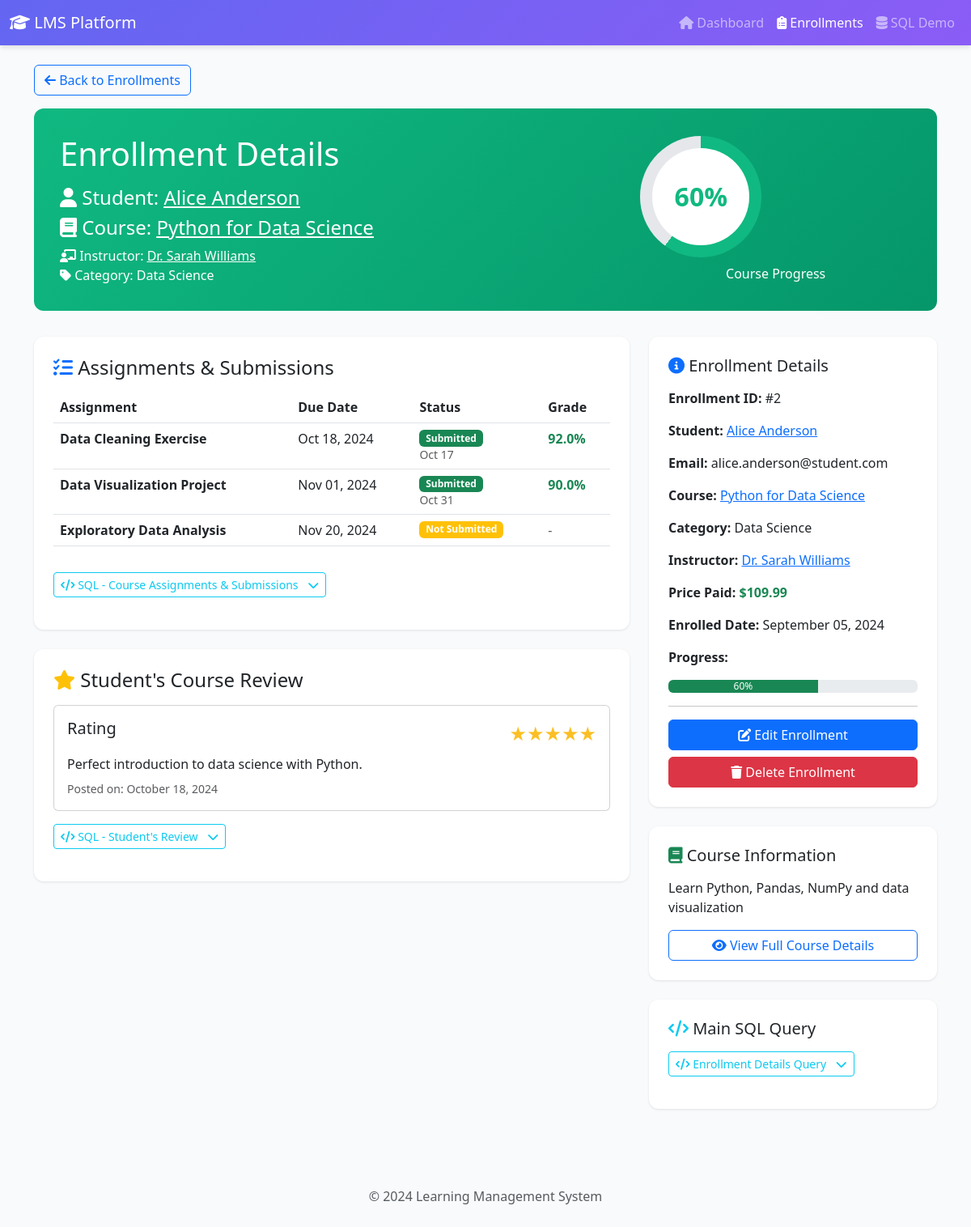
The app's page /view_enrollment.php?id=2 with its own data.
### tables this page shows
CREATE TABLE enrollments (
    enrollment_id INT PRIMARY KEY AUTO_INCREMENT,
    student_id INT NOT NULL,
    course_id INT NOT NULL,
    enrolled_at TIMESTAMP DEFAULT CURRENT_TIMESTAMP,
    progress INT DEFAULT 0,
    FOREIGN KEY (student_id) REFERENCES users(user_id) ON DELETE CASCADE ON UPDATE CASCADE,
    FOREIGN KEY (course_id) REFERENCES courses(course_id) ON DELETE CASCADE ON UPDATE CASCADE,
    UNIQUE KEY unique_enrollment (student_id, course_id),
    INDEX idx_student (student_id),
    INDEX idx_course (course_id)
);

CREATE TABLE users (
    user_id INT PRIMARY KEY AUTO_INCREMENT,
    name VARCHAR(100) NOT NULL,
    email VARCHAR(100) UNIQUE NOT NULL,
    password VARCHAR(255) NOT NULL,
    role ENUM('student', 'instructor', 'admin') DEFAULT 'student',
    created_at TIMESTAMP DEFAULT CURRENT_TIMESTAMP,
    INDEX idx_email (email),
    INDEX idx_role (role)
);

CREATE TABLE courses (
    course_id INT PRIMARY KEY AUTO_INCREMENT,
    title VARCHAR(200) NOT NULL,
    description TEXT,
    price DECIMAL(10, 2) DEFAULT 0.00,
    category_id INT NOT NULL,
    instructor_id INT NOT NULL,
    created_at TIMESTAMP DEFAULT CURRENT_TIMESTAMP,
    FOREIGN KEY (category_id) REFERENCES course_categories(category_id) ON DELETE RESTRICT ON UPDATE CASCADE,
    FOREIGN KEY (instructor_id) REFERENCES users(user_id) ON DELETE RESTRICT ON UPDATE CASCADE,
    INDEX idx_category (category_id),
    INDEX idx_instructor (instructor_id),
    INDEX idx_title (title)
);

CREATE TABLE course_categories (
    category_id INT PRIMARY KEY AUTO_INCREMENT,
    name VARCHAR(100) UNIQUE NOT NULL,
    INDEX idx_name (name)
);

CREATE TABLE submissions (
    submission_id INT PRIMARY KEY AUTO_INCREMENT,
    assignment_id INT NOT NULL,
    student_id INT NOT NULL,
    submitted_at TIMESTAMP DEFAULT CURRENT_TIMESTAMP,
    grade DECIMAL(5, 2),
    FOREIGN KEY (assignment_id) REFERENCES assignments(assignment_id) ON DELETE CASCADE ON UPDATE CASCADE,
    FOREIGN KEY (student_id) REFERENCES users(user_id) ON DELETE CASCADE ON UPDATE CASCADE,
    INDEX idx_assignment (assignment_id),
    INDEX idx_student (student_id)
);

CREATE TABLE assignments (
    assignment_id INT PRIMARY KEY AUTO_INCREMENT,
    course_id INT NOT NULL,
    title VARCHAR(200) NOT NULL,
    description TEXT,
    due_date DATETIME,
    FOREIGN KEY (course_id) REFERENCES courses(course_id) ON DELETE CASCADE ON UPDATE CASCADE,
    INDEX idx_course (course_id),
    INDEX idx_due_date (due_date)
);

CREATE TABLE reviews (
    review_id INT PRIMARY KEY AUTO_INCREMENT,
    course_id INT NOT NULL,
    student_id INT NOT NULL,
    rating INT NOT NULL CHECK (
        rating >= 1
        AND rating <= 5
    ),
    comment TEXT,
    created_at TIMESTAMP DEFAULT CURRENT_TIMESTAMP,
    FOREIGN KEY (course_id) REFERENCES courses(course_id) ON DELETE CASCADE ON UPDATE CASCADE,
    FOREIGN KEY (student_id) REFERENCES users(user_id) ON DELETE CASCADE ON UPDATE CASCADE,
    INDEX idx_course (course_id),
    INDEX idx_student (student_id),
    INDEX idx_rating (rating)
);

### view_enrollment.php (the view, shortened to what this page needs)
<?php
require_once 'includes/sql_display.php';
$database = new Database();
$conn = $database->getConnection();
$enrollment_id = isset($_GET['id']) ? $_GET['id'] : 0;
$enrollment_sql = "SELECT
            e.*,
            u.name as student_name,
            u.email as student_email,
            u.user_id as student_id,
            c.title as course_title,
            c.description as course_description,
            c.price,
            c.course_id,
            inst.name as instructor_name,
            inst.user_id as instructor_id,
            cat.name as category_name
        FROM enrollments e
        INNER JOIN users u ON e.student_id = u.user_id
        INNER JOIN courses c ON e.course_id = c.course_id
        INNER JOIN users inst ON c.instructor_id = inst.user_id
        INNER JOIN course_categories cat ON c.category_id = cat.category_id
        WHERE e.enrollment_id = :id";
$stmt = $conn->prepare($enrollment_sql);
$stmt->execute([':id' => $enrollment_id]);
$enrollment = $stmt->fetch();
$assignments_sql = "SELECT
            a.assignment_id,
            a.title,
            a.due_date,
            s.submission_id,
            s.submitted_at,
            s.grade
        FROM assignments a
        LEFT JOIN submissions s ON a.assignment_id = s.assignment_id
            AND s.student_id = :student_id
        WHERE a.course_id = :course_id
        ORDER BY a.due_date ASC";
$stmt = $conn->prepare($assignments_sql);
$stmt->execute([
    ':student_id' => $enrollment['student_id'],
    ':course_id' => $enrollment['course_id']
]);
$assignments = $stmt->fetchAll();
$review_sql = "SELECT * FROM reviews
        WHERE student_id = :student_id AND course_id = :course_id";
$stmt = $conn->prepare($review_sql);
$stmt->execute([
    ':student_id' => $enrollment['student_id'],
    ':course_id' => $enrollment['course_id']
]);
$review = $stmt->fetch();
?>
<!DOCTYPE html>
<html lang="en">
<head>
    <link href="https://cdn.jsdelivr.net/npm/bootstrap@5.3.0/dist/css/bootstrap.min.css" rel="stylesheet">
    <link href="https://cdnjs.cloudflare.com/ajax/libs/font-awesome/6.4.0/css/all.min.css" rel="stylesheet">
</head>
<body>
    <nav class="navbar navbar-expand-lg navbar-dark">
        <div class="container-fluid">
            <a class="navbar-brand" href="index.php"><i class="fas fa-graduation-cap"></i> LMS Platform</a>
            <div class="collapse navbar-collapse" id="navbarNav">
                <ul class="navbar-nav ms-auto">
                    <li class="nav-item"><a class="nav-link" href="index.php"><i class="fas fa-home"></i> Dashboard</a>
                    </li>
                    <li class="nav-item"><a class="nav-link active" href="enrollments.php"><i
                                class="fas fa-clipboard-list"></i> Enrollments</a></li>
                    <li class="nav-item"><a class="nav-link" href="sql_operations.php"><i class="fas fa-database"></i>
                            SQL Demo</a></li>
                </ul>
            </div>
        </div>
    </nav>
    <div class="container mt-4">
        <div class="mb-3">
            <a href="enrollments.php" class="btn btn-outline-primary"><i class="fas fa-arrow-left"></i> Back to
                Enrollments</a>
        </div>
        <div class="enrollment-header">
            <div class="row align-items-center">
                <div class="col-md-8">
                    <h1 class="mb-3">Enrollment Details</h1>
                    <h4><i class="fas fa-user"></i> Student: <a
                            href="view_user.php?id=<?php echo $enrollment['student_id']; ?>"
                            class="text-white"><u><?php echo htmlspecialchars($enrollment['student_name']); ?></u></a>
                    </h4>
                    <h4><i class="fas fa-book"></i> Course: <a
                            href="view_course.php?id=<?php echo $enrollment['course_id']; ?>"
                            class="text-white"><u><?php echo htmlspecialchars($enrollment['course_title']); ?></u></a>
                    </h4>
                    <p class="mb-0"><i class="fas fa-chalkboard-teacher"></i> Instructor: <a
                            href="view_user.php?id=<?php echo $enrollment['instructor_id']; ?>"
                            class="text-white"><u><?php echo htmlspecialchars($enrollment['instructor_name']); ?></u></a>
                    </p>
                    <p class="mb-0"><i class="fas fa-tag"></i> Category:
                        <?php echo htmlspecialchars($enrollment['category_name']); ?>
                    </p>
                </div>
                <div class="col-md-4 text-center">
                    <div class="progress-circle" style="--progress: <?php echo $enrollment['progress']; ?>%;">
                        <div class="progress-text"><?php echo $enrollment['progress']; ?>%</div>
                    </div>
                    <p class="text-white mt-2 mb-0">Course Progress</p>
                </div>
            </div>
        </div>
        <div class="row">
            <div class="col-md-8">
                <div class="info-card">
                    <h4 class="mb-3"><i class="fas fa-tasks text-primary"></i> Assignments & Submissions</h4>
                    <?php if (count($assignments) > 0): ?>
                        <div class="table-responsive">
                            <table class="table table-hover">
                                <thead>
                                    <tr>
                                        <th>Assignment</th>
                                        <th>Due Date</th>
                                        <th>Status</th>
                                        <th>Grade</th>
                                    </tr>
                                </thead>
                                <tbody>
                                    <?php foreach ($assignments as $assignment): ?>
                                        <tr>
                                            <td><strong><?php echo htmlspecialchars($assignment['title']); ?></strong></td>
                                            <td><?php echo date('M d, Y', strtotime($assignment['due_date'])); ?></td>
                                            <td>
                                                <?php if ($assignment['submission_id']): ?>
                                                    <span class="badge bg-success">Submitted</span>
                                                    <br><small
                                                        class="text-muted"><?php echo date('M d', strtotime($assignment['submitted_at'])); ?></small>
                                                <?php else: ?>
                                                    <span class="badge bg-warning">Not Submitted</span>
                                                <?php endif; ?>
                                            </td>
                                            <td>
                                                <?php if ($assignment['grade'] !== null): ?>
                                                    <strong
                                                        class="text-success"><?php echo number_format($assignment['grade'], 1); ?>%</strong>
                                                <?php elseif ($assignment['submission_id']): ?>
                                                    <span class="badge bg-info">Pending</span>
                                                <?php else: ?>
                                                    <span class="text-muted">-</span>
                                                <?php endif; ?>
                                            </td>
                                        </tr>
                                    <?php endforeach; ?>
                                </tbody>
                            </table>
                        </div>
                    <?php else: ?>
                        <p class="text-muted text-center py-3">No assignments for this course yet.</p>
                    <?php endif; ?>
                </div>
                <?php if ($review): ?>
                    <div class="info-card">
                        <h4 class="mb-3"><i class="fas fa-star text-warning"></i> Student's Course Review</h4>
                        <div class="card">
                            <div class="card-body">
                                <div class="d-flex justify-content-between mb-2">
                                    <h5>Rating</h5>
                                    <span class="rating-stars fs-4">
                                        <?php echo str_repeat('★', $review['rating']); ?>
                                    </span>
                                </div>
                                <p class="mb-2"><?php echo htmlspecialchars($review['comment']); ?></p>
                                <small class="text-muted">Posted on:
                                    <?php echo date('F d, Y', strtotime($review['created_at'])); ?></small>
                            </div>
                        </div>
                    </div>
                <?php endif; ?>
            </div>
            <div class="col-md-4">
                <div class="info-card">
                    <h5 class="mb-3"><i class="fas fa-info-circle text-primary"></i> Enrollment Details</h5>
                    <p><strong>Enrollment ID:</strong> #<?php echo $enrollment['enrollment_id']; ?></p>
                    <p><strong>Student:</strong> <a
                            href="view_user.php?id=<?php echo $enrollment['student_id']; ?>"><?php echo htmlspecialchars($enrollment['student_name']); ?></a>
                    </p>
                    <p><strong>Email:</strong> <?php echo htmlspecialchars($enrollment['student_email']); ?></p>
                    <p><strong>Course:</strong> <a
                            href="view_course.php?id=<?php echo $enrollment['course_id']; ?>"><?php echo htmlspecialchars($enrollment['course_title']); ?></a>
                    </p>
                    <p><strong>Category:</strong> <?php echo htmlspecialchars($enrollment['category_name']); ?></p>
                    <p><strong>Instructor:</strong> <a
                            href="view_user.php?id=<?php echo $enrollment['instructor_id']; ?>"><?php echo htmlspecialchars($enrollment['instructor_name']); ?></a>
                    </p>
                    <p><strong>Price Paid:</strong> <span
                            class="text-success fw-bold">$<?php echo number_format($enrollment['price'], 2); ?></span>
                    </p>
                    <p><strong>Enrolled Date:</strong>
                        <?php echo date('F d, Y', strtotime($enrollment['enrolled_at'])); ?></p>
                    <p><strong>Progress:</strong>
                    <div class="progress mt-2">
                        <div class="progress-bar bg-success" style="width: <?php echo $enrollment['progress']; ?>%">
                            <?php echo $enrollment['progress']; ?>%
                        </div>
                    </div>
                    </p>
                    <hr>
                    <div class="d-grid gap-2">
                        <a href="edit_enrollment.php?id=<?php echo $enrollment['enrollment_id']; ?>"
                            class="btn btn-primary">
                            <i class="fas fa-edit"></i> Edit Enrollment
                        </a>
                        <a href="delete_enrollment.php?id=<?php echo $enrollment['enrollment_id']; ?>"
                            onclick="return confirm('Delete this enrollment?')" class="btn btn-danger">
                            <i class="fas fa-trash"></i> Delete Enrollment
                        </a>
                    </div>
                </div>
                <div class="info-card">
                    <h5 class="mb-3"><i class="fas fa-book text-success"></i> Course Information</h5>
                    <p><?php echo htmlspecialchars($enrollment['course_description']); ?></p>
                    <a href="view_course.php?id=<?php echo $enrollment['course_id']; ?>"
                        class="btn btn-outline-primary w-100">
                        <i class="fas fa-eye"></i> View Full Course Details
                    </a>
                </div>
                <div class="info-card">
                    <h5 class="mb-3"><i class="fas fa-code text-info"></i> Main SQL Query</h5>
                </div>
            </div>
        </div>
    </div>
    <footer class="text-center text-muted py-4 mt-5">
        <p>&copy; 2024 Learning Management System</p>
    </footer>
</body>
</html>

### records on screen
enrollments: student.name "Alice Anderson", course.title "Python for Data Science", users.name "Dr. Sarah Williams", course_categories.name "Data Science", progress "60", enrollment_id "2", student.email "alice.anderson@student.com", course.price "109.99", enrolled_at "September 05, 2024", course.description "Learn Python, Pandas, NumPy and data visualization"
submissions: assignment.title "Data Cleaning Exercise", assignment.due_date "Oct 18, 2024", submitted_at "Oct 17", grade "92.0"
submissions: assignment.title "Data Visualization Project", assignment.due_date "Nov 01, 2024", submitted_at "Oct 31", grade "90.0"
assignments: title "Exploratory Data Analysis", due_date "Nov 20, 2024", shows "Not Submitted"
reviews: rating "★★★★★", comment "Perfect introduction to data science with Python.", created_at "October 18, 2024"

### other values on screen
$title "SQL - Course Assignments & Submissions SQL - Student's Review Enrollment Details Query"
